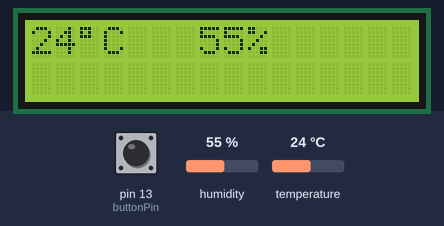
Bench run of a sketch on a simulated Arduino Uno, built with avr-gcc and run on an emulated ATmega328P. Parts: 16×2 character LCD. Inputs (shaded band) come from the test bench; at power-on: pin 13 (buttonPin) HIGH, humidity 55 %, temperature 24 °C.

Above: at 4.1 s.
4.2 s: pin 13 (buttonPin) pulled LOW for 0.15 s
At 6.9 s:
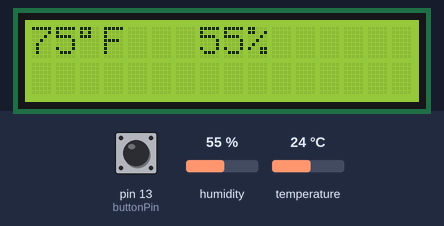
7.3 s: humidity set to 22 %
At 8.7 s:
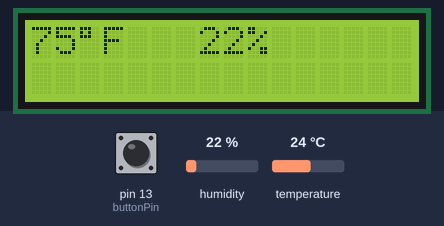
9.6 s: temperature set to 12 °C
At 11.5 s:
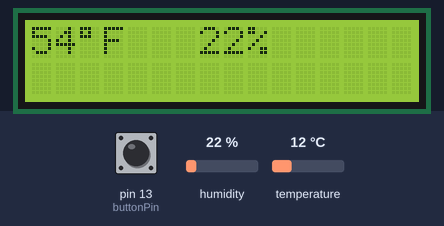
11.8 s: pin 13 (buttonPin) pulled LOW for 1 s
At 13.6 s:
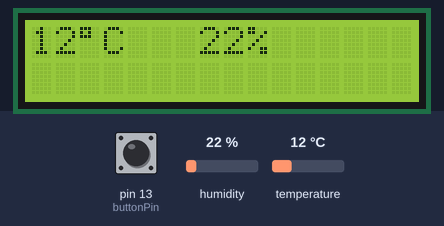
14.3 s: humidity set to 40 %
At 15.5 s:
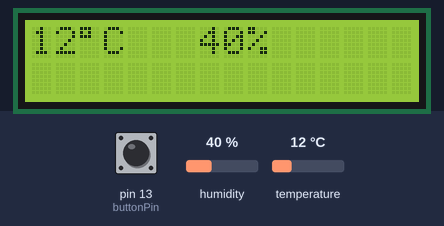
16.4 s: temperature set to 19 °C
At 18.5 s:
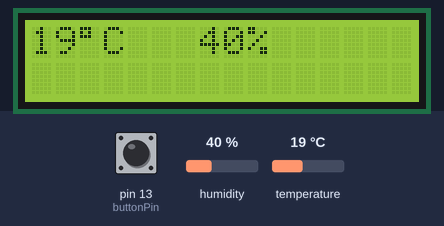
Timing chart, 0 to 19.6 s (numbered marks = the images above; inputs shaded):
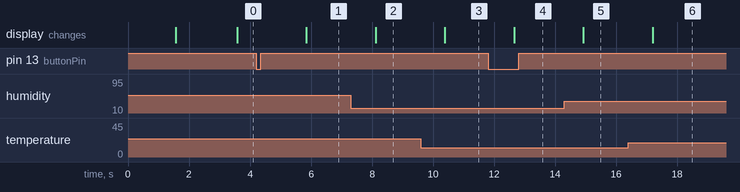

The sketch:

TempDisplay.ino
```cpp
/*

Kyle Hudson
Jan 2024
Arduio code for DHT11 sensor and liquid crystal display
live laugh love

*/

#include <dht_nonblocking.h>  // sensor library
#include <LiquidCrystal.h>    // LCD library
#define DHT_SENSOR_TYPE DHT_TYPE_11

static const int DHT_SENSOR_PIN = 2;  // sensor input pin
DHT_nonblocking dht_sensor(DHT_SENSOR_PIN, DHT_SENSOR_TYPE);

//                BS E  D4 D5  D6  D7
LiquidCrystal lcd(7, 8, 9, 10, 11, 12);  // match arduio pins to lcd

const int buttonPin = 13;                // Digital pin connected to the pushbutton
bool showFahrenheit = false;             // Tracks whether the display is showing °C (false) or °F (true)
bool lastButtonState = HIGH;             // Stores the most recent *raw* button reading for debounce comparison
unsigned long lastDebounceTime = 0;      // Timestamp of the last time the button reading changed (for debouncing)
const unsigned long debounceDelay = 50;  // How long the button reading must stay stable before we trust it (ms)

// setup runs once
void setup() {
  lcd.begin(16, 2);
  pinMode(buttonPin, INPUT_PULLUP);
  lcd.clear();
  lcd.setCursor(0, 0);
  lcd.print("live laugh love");
  delay(1500);  // show message for 1.5 seconds
  lcd.clear();  // wipe before starting normal display
}

void updateButton() {
  int reading = digitalRead(buttonPin);  // Read the raw button state (HIGH = not pressed, LOW = pressed)

  if (reading != lastButtonState) {  // If the reading changed from the last loop, the button is bouncing
    lastDebounceTime = millis();     // Reset the debounce timer so we wait for it to settle
  }

  if ((millis() - lastDebounceTime) > debounceDelay) {  // Only act on the button if the reading has been stable
    static bool buttonState = HIGH;                     // Track the *debounced* button state separately from the raw reading
    if (reading != buttonState) {                       // If the stable state has changed, update it
      buttonState = reading;
      if (buttonState == LOW) {
        showFahrenheit = !showFahrenheit;  // Toggle the temperature mode here
      }
    }
  }
  lastButtonState = reading;  // Save the raw reading for the next loop
}

// Poll for a measurement, keeping the state machine alive
static bool measure_environment(float *temperature, float *humidity) {
  static unsigned long measurement_timestamp = millis();
  if (millis() - measurement_timestamp > 2000ul) {  // Measure once every two seconds
    if (dht_sensor.measure(temperature, humidity) == true) {
      measurement_timestamp = millis();
      return (true);  // true if a measurement is available
    }
  }
  return (false);  // false if no measurement available
}

// Main program (display) loop
void loop() {
  updateButton();  // call function

  float displayTemp;  // declare all variables we'll use
  float temperature;
  float humidity;

  /* Measure temperature and humidity.  If the functions returns
     true, then a measurement is available. */
  if (measure_environment(&temperature, &humidity) == true) {
    lcd.clear();          // clear old lcd characters
    lcd.setCursor(0, 0);  // start beginning of first line
    if (showFahrenheit) {
      displayTemp = temperature * 9.0 / 5.0 + 32.0;
      lcd.print(displayTemp, 0);  // no decimal places
      lcd.print((char)223);       // degree symbol
      lcd.print("F");
    } else {
      displayTemp = temperature;
      lcd.print(displayTemp, 0);  // no decimal places
      lcd.print((char)223);       // degree symbol
      lcd.print("C");
    }
    lcd.setCursor(7, 0);  // first line 8th cell start printing
    lcd.print(humidity, 0);
    lcd.print("%");
  }
}
```

Measured:
- after the input at 4.2 s, the display: changes after 1.6 s (image 1)
- after the input at 7.3 s, the display: changes after 0.81 s (image 2)
- after the input at 9.6 s, the display: changes after 0.78 s (image 3)
- after the input at 11.8 s, the display: changes after 0.85 s (image 4)
- after the input at 14.3 s, the display: changes after 0.62 s (image 5)
- after the input at 16.4 s, the display: changes after 0.79 s (image 6)
